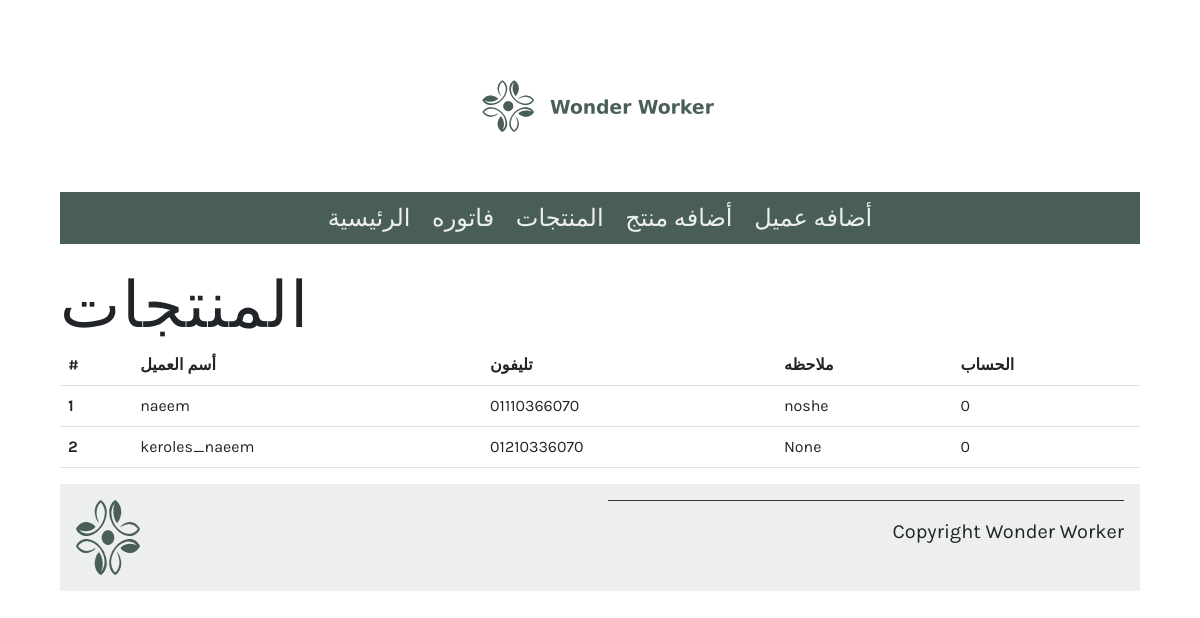
The app's page /users/, older data.
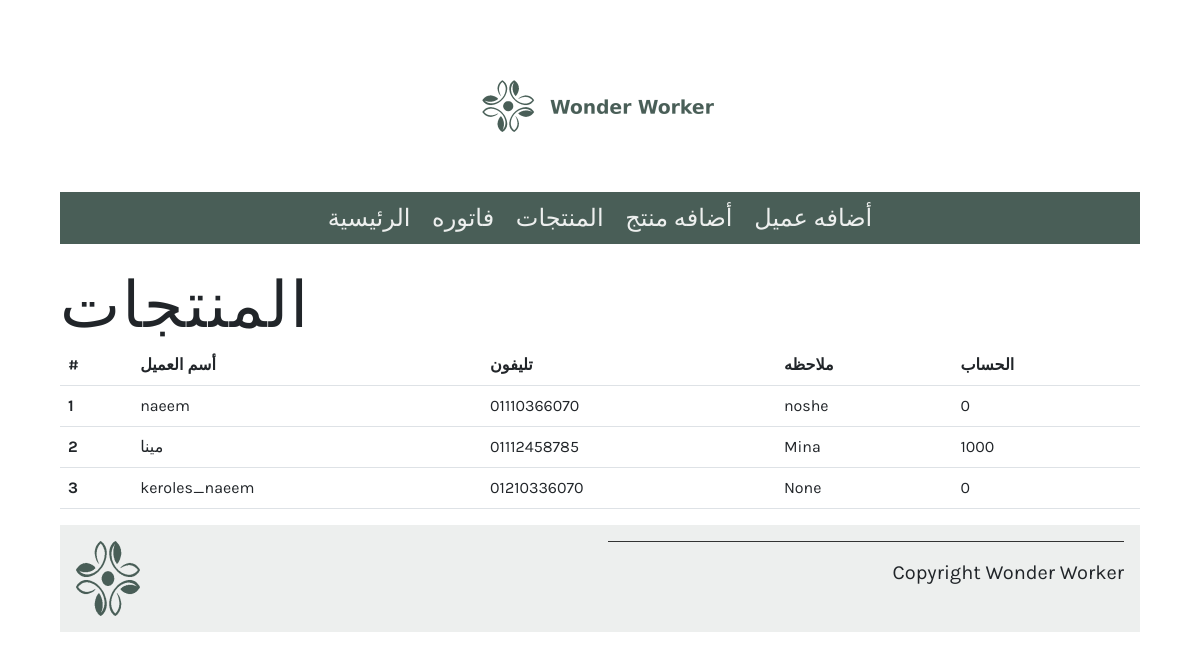
The same page, newer data.
### bill_app/models.py (models this page shows, shortened)
class Customer(models.Model):
   customer_name=models.CharField(max_length=20)
   customer_number=models.IntegerField(primary_key=True)
   cus_note=models.CharField(max_length=20,null=True)
   cus_acc=models.IntegerField(default=0)

### bill_app/views.py (the view)
# urls.py: path('users/',views.users,name='users'),
def users(request):
    users=Customer.objects.all()
    users_dect={'users':users}
    return render(request, 'users.html',users_dect)

### bill_app/templates/users.html
{% extends 'base.html' %}
{% load static %}
{% block content %}
<h1>المنتجات</h1>
<table class="table ">
    <thead>
    <tr>
        <th scope="col ">#</th>
        <th scope="col"> أسم العميل</th>
        <th scope="col"> تليفون </th>
        <th scope="col">ملاحظه</th>
        <th scope="col">الحساب</th>
    </tr>
    </thead>
    <tbody>
    {% for user in users %}
    <tr>
        <th scope="row">{{ forloop.counter }}</th>
        <td>{{ user.customer_name }}</td>
        <td>0{{ user.customer_number }}</td>
        <td>{{ user.cus_note }}</td>
        <td>{{ user.cus_acc }}</td>
    </tr>
    {% endfor %}
    </tbody>
</table>
{% endblock %}

Row changes from the older to the newer data that the page shows:
added Customer: customer_name "مينا", customer_number "1112458785", cus_note "Mina", cus_acc "1000"
